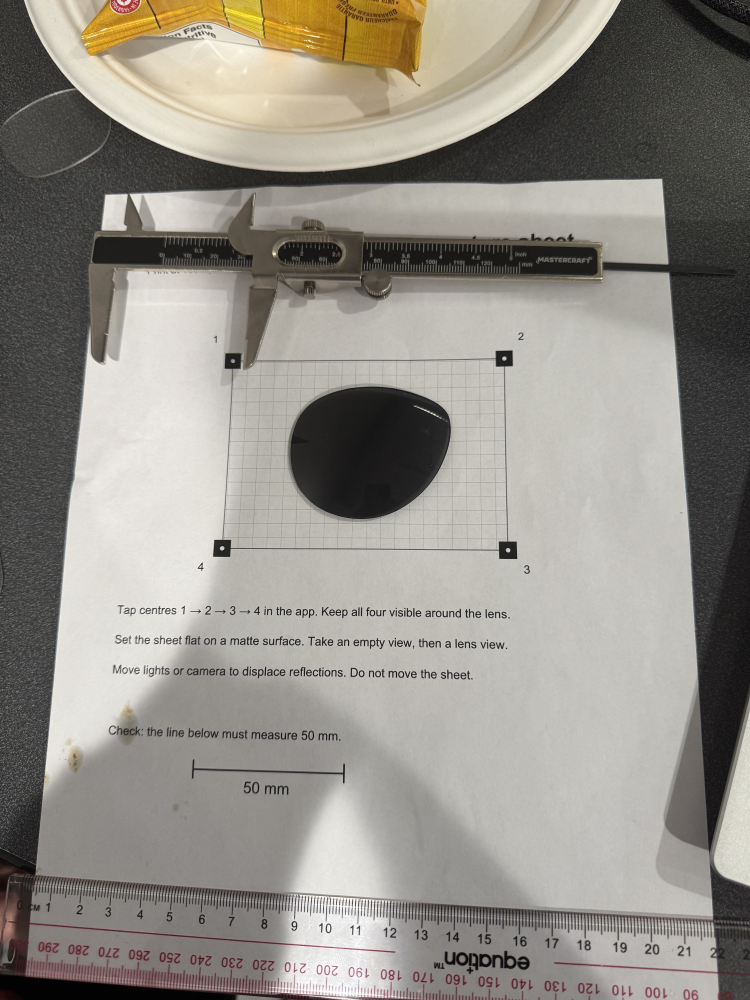
#> input picture assets/demo/verre_teinte_OG.jpg, 2250 x 3000 px (shown at 1/3 size)
$ python e2e_camera.py
#> lines starting #> are read from the running program, lines starting #| are printed output that depends on the picture
"""Test de la caméra intégrée avec un flux vidéo simulé (fichier y4m) dans Chromium."""
import asyncio, os, sys
from playwright.async_api import async_playwright
URL = sys.argv[1] if len(sys.argv) > 1 else 'http://localhost:8080/index.html'
OUT = os.environ.get('OUT', '/tmp/optiframe-shots') + '/'
os.makedirs(OUT, exist_ok=True)
Y4M = OUT + 'fakecam.y4m'
if not os.path.exists(Y4M):  # flux vidéo simulé (1080 x 1440) à partir de la photo de démo
    import cv2
    im = cv2.resize(cv2.imread(os.path.join(os.path.dirname(__file__), '..', 'assets', 'demo', 'verre_teinte_OG.jpg')), (1080, 1440), interpolation=cv2.INTER_AREA)
    yuv = cv2.cvtColor(im, cv2.COLOR_BGR2YUV_I420)
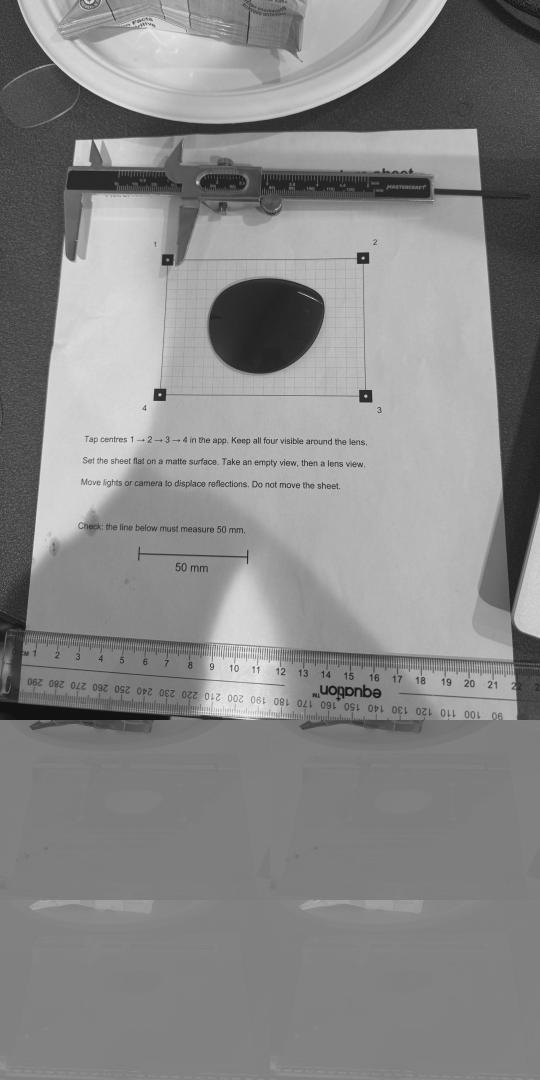
#> yuv: shape (2160, 1080) (shown at 1/2 size); min 16, max 235, mean 135.5
    with open(Y4M, 'wb') as f:
        f.write(b'YUV4MPEG2 W1080 H1440 F15:1 Ip A1:1 C420jpeg\n')
        for _ in range(10):
            f.write(b'FRAME\n'); f.write(yuv.tobytes())
async def main():
    async with async_playwright() as p:
        b = await p.chromium.launch(args=['--use-fake-ui-for-media-stream', '--use-fake-device-for-media-stream', f'--use-file-for-fake-video-capture={Y4M}', '--use-gl=swiftshader', '--enable-unsafe-swiftshader'])
        ctx = await b.new_context(**p.devices['iPhone 13'], permissions=['camera'])
        page = await ctx.new_page()
        logs = []
        page.on('console', lambda m: logs.append(f'[{m.type}] {m.text}'))
        page.on('pageerror', lambda e: logs.append(f'[pageerror] {e}'))
        await page.goto(URL)
        await page.wait_for_timeout(1000)
        await page.click('#card-OG .act-cam')
        await page.wait_for_timeout(2500)
        await page.screenshot(path=OUT + '10_camera.png')
        print('status:', await page.inner_text('#camera .cam-status'))
        await page.click('#camera .cam-shutter')
        await page.wait_for_function("document.querySelector('#card-OG .shots table') || document.querySelector('#card-OG .msg.err')", timeout=120000)
        await page.wait_for_timeout(500)
        print('OG:', (await page.inner_text('#card-OG .measures')).replace('\n', ' '), '|', await page.inner_text('#card-OG .lc-msgs'))
        await page.screenshot(path=OUT + '11_after_camera.png')
        print('\n'.join(l for l in logs if 'GPU stall' not in l)[-2000:])
        await b.close()
asyncio.run(main())
#> (the call stopped at `async def main(): async with async_playwright() as p: b = await p.chro..`: playwright is not available in this run)

$ run again, with assets/demo/verre_clair_OD.jpg copied over assets/demo/verre_teinte_OG.jpg
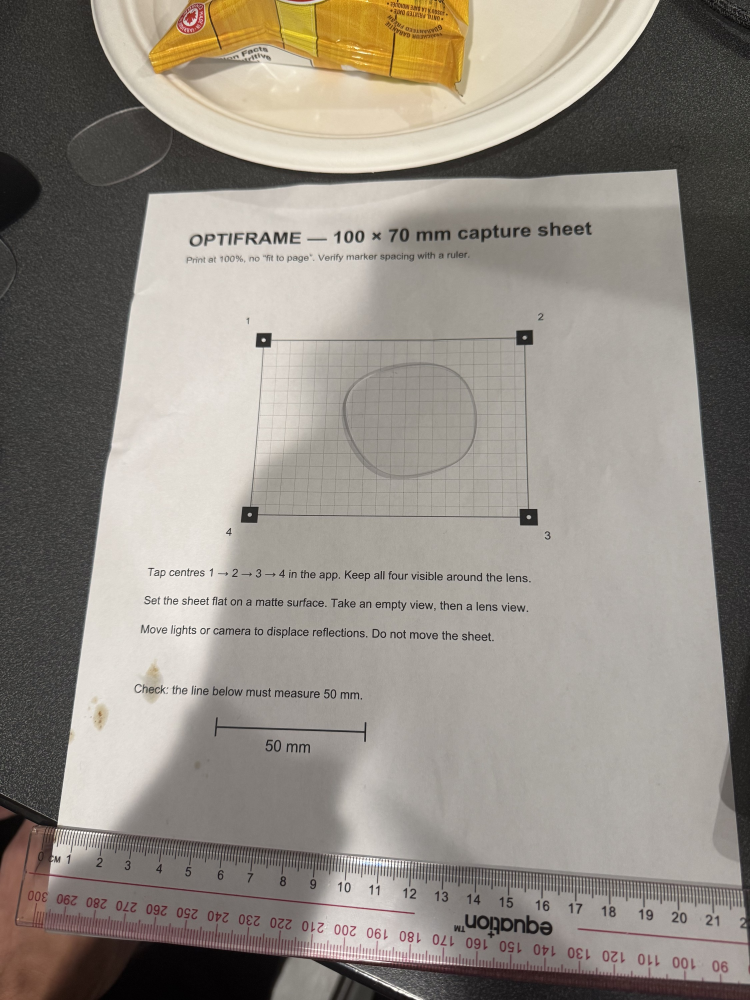
#> input picture assets/demo/verre_clair_OD.jpg, 2250 x 3000 px (shown at 1/3 size)
#> `yuv = cv2.cvtColor(im, cv2.COLOR_BGR2YUV_I420)`:
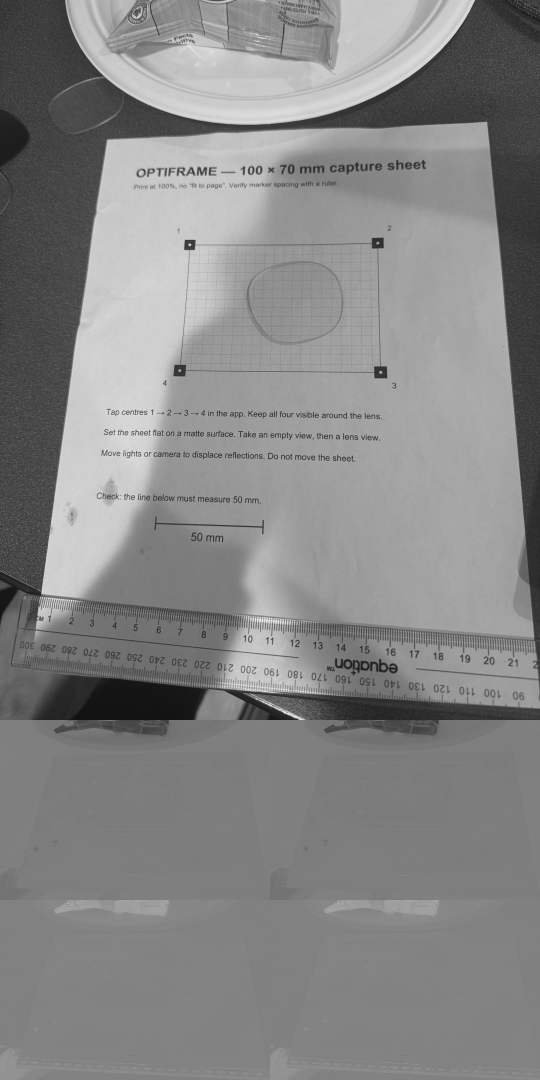
#> yuv: shape (2160, 1080) (shown at 1/2 size); min 16, max 234, mean 134
